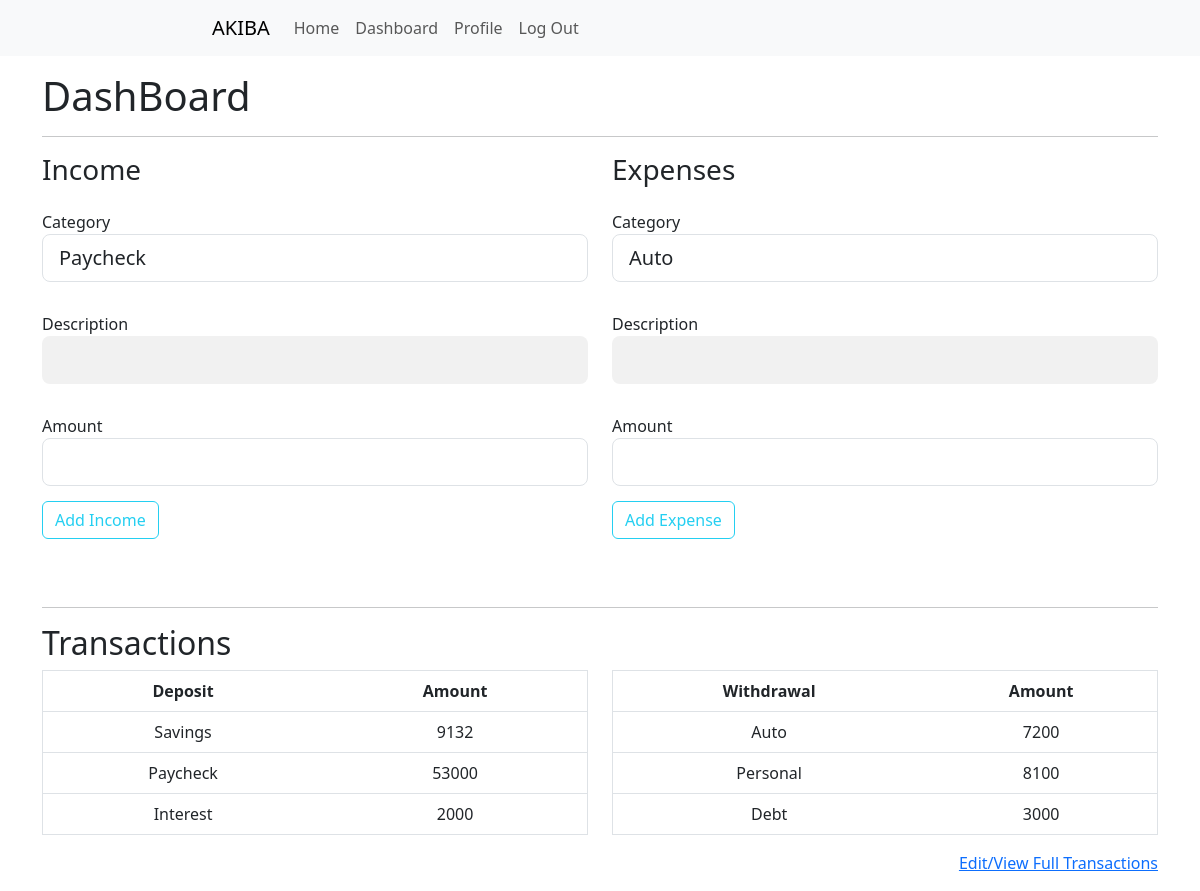
Page /dashboard (signed in) on the committed database.
### budgeting_app/models.py (models this page shows, shortened)
class Budget(db.Model):
    id = db.Column(db.Integer, primary_key=True)
    date_posted = db.Column(db.DateTime, nullable=False, default=datetime.utcnow)
    deposit_category = db.Column(db.String(20))
    deposit_description = db.Column(db.String(20))
    deposit_amount = db.Column(db.Integer)
    withdraw_category = db.Column(db.String(20))
    withdraw_description = db.Column(db.String(20))
    withdraw_amount = db.Column(db.Integer)
    user_id = db.Column(db.Integer, db.ForeignKey('user.id'), nullable=False)

### budgeting_app/routes.py (the view, shortened to what this page needs)
@app.route("/dashboard", methods=['GET', 'POST'])
@login_required
def user_dashboard():
    depositform = DepositForm()
    spendingform = SpendingForm()
    deposit_ledger = OrderedDict()
    withdraw_ledger = OrderedDict()
    d_headings = ('Deposit', 'Amount')
    w_headings = ('Withdrawal', 'Amount')
    result = Budget.query.filter_by(user_id=current_user.id).with_entities(Budget.deposit_category, Budget.deposit_amount, Budget.withdraw_category, Budget.withdraw_amount)
    for row in result:
        if row[0]:
            deposit = row[0]
            if deposit_ledger.get(deposit):
                deposit_ledger[deposit] += row[1]
            else:
                deposit_ledger[deposit] = row[1]
        else:
            withdraw = row[2]
            if withdraw_ledger.get(withdraw):
                withdraw_ledger[withdraw] += row[3]
            else:
                withdraw_ledger[withdraw] = row[3]
    return render_template("public/dashboard.html", depositform=depositform, spendingform=spendingform, d_headings=d_headings, w_headings=w_headings, deposit_ledger=deposit_ledger, withdraw_ledger=withdraw_ledger)

### budgeting_app/forms.py
class DepositForm(FlaskForm):
    deposit_category = SelectField('Category', choices=['Paycheck', 'Savings', 'Bonus', 'Interest', 'Other', 'Custom'], validators=[DataRequired()])
    deposit_description = StringField('Description')
    deposit_amount = IntegerField('Amount', validators=[DataRequired()])
    submit = SubmitField('Add Income')

class SpendingForm(FlaskForm):
    withdraw_category = SelectField('Category', choices=['Auto', 'Utilities', 'Health/Medical', 'Home', 'Personal', 'Travel', 'Debt', 'Entertainment', 'Dining', 'Miscellaneous', 'Transportation', 'Education', 'Custom'], validators=[DataRequired()])
    withdraw_description = StringField('Description')
    withdraw_amount = IntegerField('Amount', validators=[DataRequired()])
    submit = SubmitField('Add Expense')

### budgeting_app/models.py (called while the page is built)
@login_manager.user_loader
def load_user(user_id):
    return User.query.get(int(user_id))

### budgeting_app/templates/public/dashboard.html (shortened to what this page needs)
{% extends "public/templates/public_template.html" %}
{% block main %}
<div class="container">
    <h1>DashBoard</h1>
    <hr>
    <div class="row">
        <div class="col-md-6">
            <form method="POST" action="">
                <h3>Income</h3>
                <div class="form-group col">
                    {{ depositform.deposit_category.label(class="form-control-label") }}
                    {{ depositform.deposit_category(class="form-control form-control-lg") }}
                </div>
                <div class="form-group col">
                    {{ depositform.deposit_description.label(class="form-control-label") }}
                    {{ depositform.deposit_description(class="form-control form-control-lg") }}
                </div>
                <div class="form-group col">
                    {{ depositform.deposit_amount.label(class="form-control-label") }}
                    {{ depositform.deposit_amount(class="form-control form-control-lg") }}
                </div>
                <div class="registerbtn">
                    {{ depositform.submit(class="btn btn-outline-info") }}
                </div>
            </form>
        </div>
        <div class="col-md-6">
            <form method="POST" , action="">
                <h3>Expenses</h3>
                <div class="form-group col">
                    {{ spendingform.withdraw_category.label(class="form-control-label") }}
                    {{ spendingform.withdraw_category(class="form-control form-control-lg") }}
                </div>
                <div class="form-group col">
                    {{ spendingform.withdraw_description.label(class="form-control-label") }}
                    {{ spendingform.withdraw_description(class="form-control form-control-lg") }}
                </div>
                <div class="form-group col">
                    {{ spendingform.withdraw_amount.label(class="form-control-label") }}
                    {{ spendingform.withdraw_amount(class="form-control form-control-lg") }}
                </div>
                <div class="registerbtn">
                    {{ spendingform.submit(class="btn btn-outline-info") }}
                </div>
            </form>
        </div>
    </div>
</div>
<div class="container">
    <hr>
    <h2>Transactions</h2>
    <div class="row">
        <div class="col">
            <table class="table">
                <tr class="table_header">
                    {% for header in d_headings %}
                    <th class="table_cell">{{ header }}</th>
                    {% endfor %}
                </tr>
                {% for key, value in deposit_ledger.items() %}
                <tr class="table_row">
                    <td class="table_cell">
                        {{ key }}
                    </td>
                    <td class="table_cell">
                        {{ value }}
                    </td>
                    {% endfor %}
                </tr>
            </table>
        </div>
        <div class="col">
            <table class="table">
                <tr class="table_header">
                    {% for header in w_headings %}
                    <th class="table_cell">{{ header }}</th>
                    {% endfor %}
                </tr>
                {% for key, value in withdraw_ledger.items() %}
                <tr class="table_row">
                    <td class="table_cell">
                        {{ key }}
                    </td>
                    <td class="table_cell">
                        {{ value }}
                    </td>
                    {% endfor %}
                </tr>
            </table>
        </div>
    </div>
    <div class="link">
        <a href="{{url_for('user_transactions')}}">Edit/View Full Transactions</a>
    </div>
</div>
{% endblock %}

### budgeting_app/static/css/index.css (style rules this page uses)
* { box-sizing: border-box }
.container { padding: 16px; }
input[type=text], input[type=password] { width: 100%; border: none; background: #f1f1f1; }
.form-group { width: 100%; padding: 15px; padding-left: 0px; padding-right: 0px; display: inline-block; outline: none; }
hr { border: 1px solid #f1f1f1; margin-bottom: 25px; }
.registerbtn { color: white; border: none; cursor: pointer; width: 100%; opacity: 0.9; margin-bottom: 20px; }
a { color: dodgerblue; }
table { border: 1px solid #f1f1f1; border-spacing: 0; background-color: #f1f1f1 }
.table_row:nth-child(even) { background-color: #e5e5e5; }
.table_header { text-align: left; }
.table_cell { padding: 10px; text-align: center; }
.link { text-align: right; }

### rows in the picture
Budget: deposit_category "Savings", value "9132"
Budget: deposit_category "Paycheck", value "53000"
Budget: deposit_category "Interest", deposit_amount "2000"
Budget: withdraw_category "Auto", value "7200"
Budget: withdraw_category "Personal", value "8100"
Budget: withdraw_category "Debt", withdraw_amount "3000"

### other values in the picture
{{ depositform.deposit_category.label(class="form-control-label") }} "Category"
{{ depositform.deposit_description.label(class="form-control-label") }} "Description"
{{ depositform.deposit_amount.label(class="form-control-label") }} "Amount"
{{ spendingform.withdraw_category.label(class="form-control-label") }} "Category"
{{ spendingform.withdraw_description.label(class="form-control-label") }} "Description"
{{ spendingform.withdraw_amount.label(class="form-control-label") }} "Amount"
{{ header }} "Deposit" "Amount"
{{ header }} "Withdrawal" "Amount"
